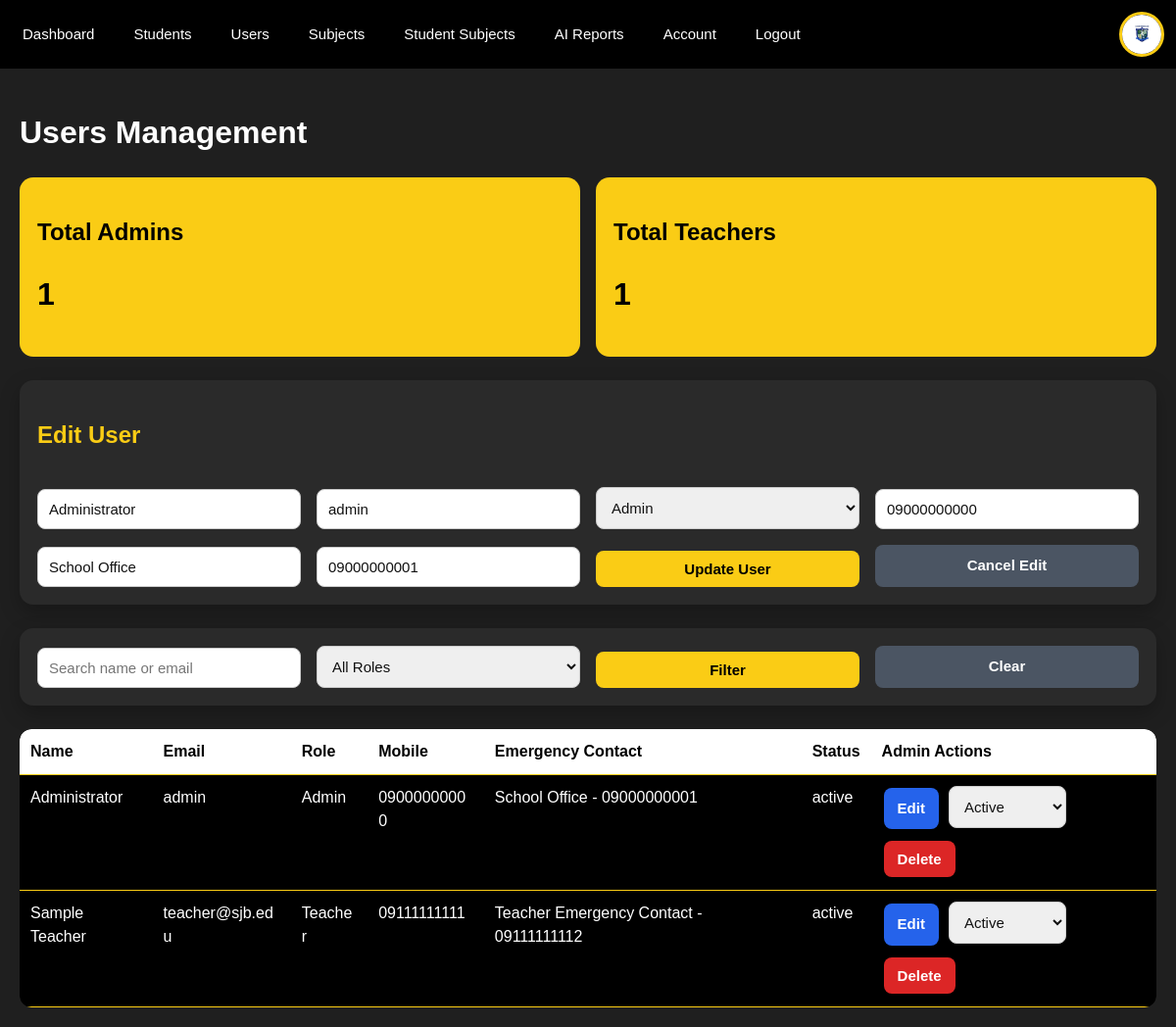
The page /teachers.php?edit=1 (signed in) on the database its author committed.
### tables this page shows
CREATE TABLE users (
    id INT AUTO_INCREMENT PRIMARY KEY,
    name VARCHAR(100) NOT NULL,
    email VARCHAR(100) NOT NULL UNIQUE,
    mobile_number VARCHAR(30) NULL,
    emergency_contact_person VARCHAR(100) NULL,
    emergency_contact_number VARCHAR(30) NULL,
    password VARCHAR(255) NOT NULL,
    role ENUM('admin', 'teacher') NOT NULL,
    created_at TIMESTAMP DEFAULT CURRENT_TIMESTAMP
);

### teachers.php (the view, shortened to what this page needs)
<?php
require_once 'db.php';
require_once 'helpers.php';
$edit_user = null;
if (isset($_GET['edit'])) {
    $edit_id = intval($_GET['edit']);
    $stmt = $conn->prepare("SELECT * FROM users WHERE id=? AND role IN ('admin','teacher') LIMIT 1");
    $stmt->bind_param("i", $edit_id);
    $stmt->execute();
    $edit_user = $stmt->get_result()->fetch_assoc();
}
$search = trim($_GET['search'] ?? '');
$query = "SELECT * FROM users WHERE role IN ('admin','teacher')";
$query .= " ORDER BY role, name";
$stmt = $conn->prepare($query);
$stmt->execute();
$users = $stmt->get_result();
$admin_count = $conn->query("SELECT COUNT(*) AS total FROM users WHERE role='admin'")->fetch_assoc()['total'] ?? 0;
$teacher_count = $conn->query("SELECT COUNT(*) AS total FROM users WHERE role='teacher'")->fetch_assoc()['total'] ?? 0;
?>
<!DOCTYPE html>
<html>
<head>
    <link rel="stylesheet" href="style.css">
</head>
<body>
<div class="container">
    <h1>Users Management</h1>
    <div class="grid grid-2">
        <div class="card-yellow">
            <h2>Total Admins</h2>
            <h1><?= safe($admin_count) ?></h1>
        </div>
        <div class="card-yellow">
            <h2>Total Teachers</h2>
            <h1><?= safe($teacher_count) ?></h1>
        </div>
    </div>
    <br>
    <form method="POST" class="card grid grid-3">
        <h2 style="grid-column:1/-1; color:#facc15;">
            <?= $edit_user ? 'Edit User' : 'Add User' ?>
        </h2>
        <input name="name" placeholder="Full Name" value="<?= safe($edit_user['name'] ?? '') ?>" required>
        <input name="email" type="email" placeholder="Email" value="<?= safe($edit_user['email'] ?? '') ?>" required>
        <select name="role" required>
            <option value="admin" <?= (($edit_user['role'] ?? '') === 'admin') ? 'selected' : '' ?>>Admin</option>
        </select>
        <input name="mobile_number" placeholder="Mobile Number" value="<?= safe($edit_user['mobile_number'] ?? '') ?>" required>
        <input name="emergency_contact_person" placeholder="Emergency Contact Person" value="<?= safe($edit_user['emergency_contact_person'] ?? '') ?>" required>
        <input name="emergency_contact_number" placeholder="Emergency Contact Number" value="<?= safe($edit_user['emergency_contact_number'] ?? '') ?>" required>
        <button class="btn btn-yellow">
            <?= $edit_user ? 'Update User' : 'Add User' ?>
        </button>
        <?php if ($edit_user): ?>
            <a href="teachers.php" class="btn btn-gray">Cancel Edit</a>
        <?php endif; ?>
    </form>
    <br>
    <form method="GET" class="card grid grid-3 no-print">
        <input name="search" value="<?= safe($search) ?>" placeholder="Search name or email">
        <select name="role">
            <option value="">All Roles</option>
        </select>
        <button class="btn btn-yellow">Filter</button>
        <a href="teachers.php" class="btn btn-gray">Clear</a>
    </form>
    <br>
    <div class="table-wrap">
        <table>
            <thead>
                <tr>
                    <th>Name</th>
                    <th>Email</th>
                    <th>Role</th>
                    <th>Mobile</th>
                    <th>Emergency Contact</th>
                    <th>Status</th>
                    <th>Admin Actions</th>
                </tr>
            </thead>
            <tbody>
                <?php if ($users && $users->num_rows > 0): ?>
                    <?php while($u = $users->fetch_assoc()): ?>
                        <tr>
                            <td data-label="Name"><?= safe($u['name']) ?></td>
                            <td data-label="Email"><?= safe($u['email']) ?></td>
                            <td data-label="Role"><?= safe(ucfirst($u['role'])) ?></td>
                            <td data-label="Mobile"><?= safe($u['mobile_number']) ?></td>
                            <td data-label="Emergency Contact"><?= safe($u['emergency_contact_person']) ?> - <?= safe($u['emergency_contact_number']) ?></td>
                            <td data-label="Status"><?= safe($u['status'] ?? 'active') ?></td>
                            <td data-label="Admin Actions">
                                <div class="quick-buttons">
                                    <a class="btn btn-blue" href="teachers.php?edit=<?= $u['id'] ?>">Edit</a>
                                    <form method="POST" style="display:inline-block;">
                                        <select name="status" onchange="this.form.submit()">
                                            <option value="active" <?= (($u['status'] ?? 'active') === 'active') ? 'selected' : '' ?>>Active</option>
                                        </select>
                                    </form>
                                    <form method="POST" onsubmit="return confirm('Are you sure you want to delete this user account?');">
                                        <button class="btn btn-red">Delete</button>
                                    </form>
                                </div>
                            </td>
                        </tr>
                    <?php endwhile; ?>
                <?php else: ?>
                    <tr>
                        <td colspan="7" style="text-align:center;">No users found.</td>
                    </tr>
                <?php endif; ?>
            </tbody>
        </table>
    </div>
</div>
</body>
</html>

### style.css (style rules this page uses)
:root { --yellow: #facc15; --dark: #1f1f1f; --panel: #2a2a2a; --text: #ffffff; --danger: #dc2626; --success: #16a34a; --blue: #2563eb; --gray: #4b5563; }
* { box-sizing: border-box; }
html { width: 100%; overflow-x: hidden; }
body { margin: 0; width: 100%; max-width: 100%; overflow-x: hidden; background: var(--dark); color: var(--text); font-family: Arial, sans-serif; line-height: 1.5; }
.container { padding: 20px; width: 100%; max-width: 1400px; margin: 0 auto; }
.card, .card-yellow { border-radius: 14px; padding: 18px; width: 100%; max-width: 100%; overflow-wrap: break-word; }
.card { background: var(--panel); box-shadow: 0 8px 20px rgba(0,0,0,.25); }
.card-yellow { background: var(--yellow); color: #000; }
.grid { display: grid; gap: 16px; }
.grid-2 { grid-template-columns: repeat(auto-fit, minmax(260px, 1fr)); }
.grid-3 { grid-template-columns: repeat(auto-fit, minmax(220px, 1fr)); }
input, select, textarea { width: 100%; max-width: 100%; padding: 11px; border-radius: 8px; border: 1px solid #ccc; color: #111; font-size: 15px; }
button, .btn { display: inline-block; padding: 10px 14px; border-radius: 8px; border: 0; text-decoration: none; cursor: pointer; font-weight: bold; font-size: 15px; text-align: center; }
.btn-yellow { background: var(--yellow); color: #000; }
.btn-blue { background: var(--blue); color: #fff; }
.btn-red { background: var(--danger); color: #fff; }
.btn-gray { background: var(--gray); color: #fff; }
.quick-buttons { display: flex; gap: 8px; flex-wrap: wrap; }
.quick-buttons a, .quick-buttons button { margin: 2px; }
.table-wrap { width: 100%; max-width: 100%; overflow-x: auto; -webkit-overflow-scrolling: touch; border-radius: 12px; }
table { width: 100%; border-collapse: collapse; background: #000; border-radius: 12px; overflow: hidden; }
th { background: #fff; color: #000; text-align: left; white-space: nowrap; }
th, td { padding: 11px; border-bottom: 1px solid var(--yellow); vertical-align: top; }
td { word-break: normal; overflow-wrap: anywhere; }
form.card { align-items: end; }

### rows shown on the page
users: name "Administrator", email "admin", role "Admin", mobile_number "09000000000", emergency_contact_person "School Office", emergency_contact_number "09000000001", status "active", status "Active"
users: name "Sample Teacher", email "teacher@sjb.edu", role "Teacher", mobile_number "09111111111", emergency_contact_person "Teacher Emergency Contact", emergency_contact_number "09111111112", status "active", status "Active"

### other values the page prints
safe($admin_count) "1"
safe($teacher_count) "1"
